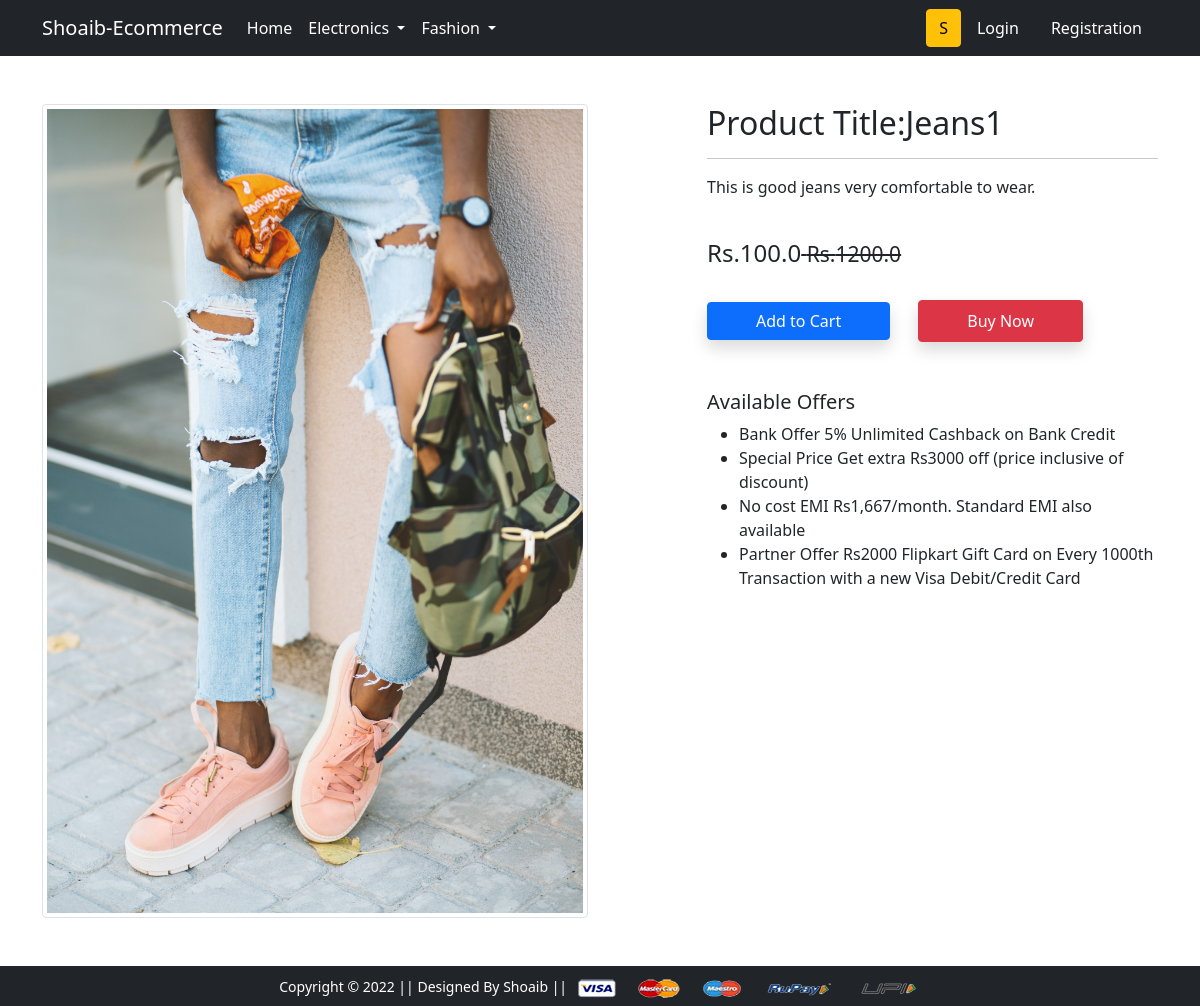
Screenshot of /product-detail/1 with the database file from the repository.
### app/models.py (models this page shows, shortened)
class Product(models.Model):
    title = models.CharField(max_length=50)
    Selling_price=models.FloatField()
    discounted_price=models.FloatField()
    description=models.TextField()
    brand = models.CharField(max_length=100)
    category = models.CharField(choices=CATEGORY_CHOICES,max_length=100)
    product_img =models.ImageField(upload_to='productimg')

### app/views.py (the view)
# urls.py: path('product-detail/<int:pk>', views.Productdetailview.as_view(), name='product-detail'),
class Productdetailview(View):
 def get(self,request,pk):
  total_items = 0
  product= Product.objects.get(pk=pk)
  item_already_in_cart = False
  if request.user.is_authenticated:
   total_items = len(Cart.objects.filter(user=request.user))
   item_already_in_cart = Cart.objects.filter(Q(product=product.id) & Q(user=request.user)).exists()
  return render(request,'app/productdetail.html',{'product':product,'item_already_in_cart':item_already_in_cart,'total_items':total_items})

### app/templates/app/productdetail.html (shortened to what this page needs)
{% extends 'app/base.html' %}
{% load static %}
{% block main-content %}
<div class="container my-5">
 <div class="row">
  <div class="col-sm-6 text-center align-self-center">
   <img src="{{product.product_img.url}}" alt="" class="img-fluid img-thumbnail">
  </div>
  <div class="col-sm-5 offset-sm-1">
   <h2>Product Title:{{product.title}}</h2>
   <hr>
   <p>{{product.description}}</p> <br>
   <h4>Rs.{{product.discounted_price}}<small class="fw-light text-decoration-line-through">    Rs.{{product.Selling_price}}</small></h4> <br>
   {% if not request.user.is_authenticated %}
   <form action="/add-to-cart" class="d-inline">
    <button type="submit" class="btn btn-primary shadow px-5">Add to Cart</button>
   </form>
   {% endif %}
   <a href="{% url 'checkout' %}" class="btn btn-danger shadow px-5 py-2 ms-4">Buy Now</a>
   <h5 class="mt-5">Available Offers</h5>
   <ul>
    <li>Bank Offer 5% Unlimited Cashback on Bank Credit</li>
    <li>Special Price Get extra Rs3000 off (price inclusive of discount)</li>
    <li>No cost EMI Rs1,667/month. Standard EMI also available</li>
    <li>Partner Offer Rs2000 Flipkart Gift Card on Every 1000th Transaction with a new Visa Debit/Credit Card</li>
   </ul>
  </div>
 </div>
</div>
{% endblock main-content %}

### rows the page displays
Product: product_img (picture), title "Jeans1", description "This is good jeans very comfortable to wear.", discounted_price "100.0", Selling_price "1200.0"
